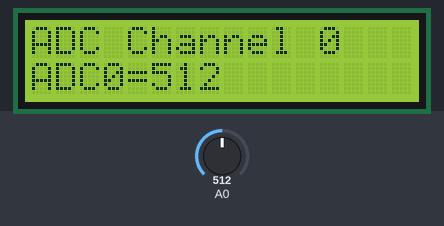
Recording of a sketch running on a simulated Arduino Uno, built with avr-gcc and run on an emulated ATmega328P. Shown: 16×2 character LCD. Inputs (shaded band) come from the test bench; at power-on: A0 = 512.

Above: at 1.2 s.
1.3 s: A0 set to 716
At 2.9 s:
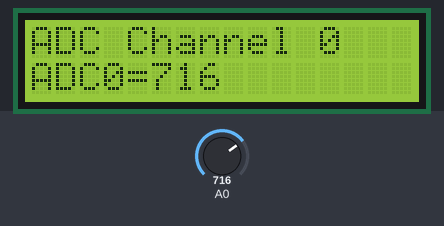
3.5 s: A0 set to 900
At 4.5 s:
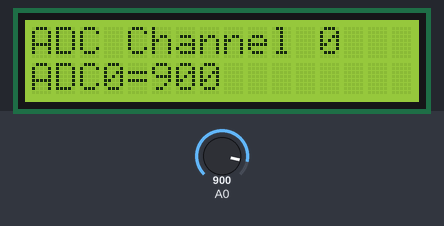
5.5 s: A0 set to 1023
At 7.3 s:
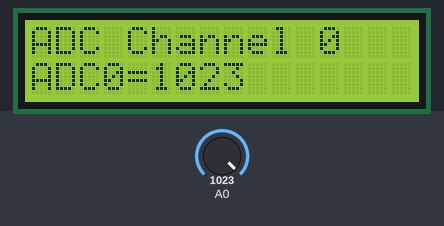
Timing chart, 0 to 8.8 s (numbered marks = the images above; inputs shaded):
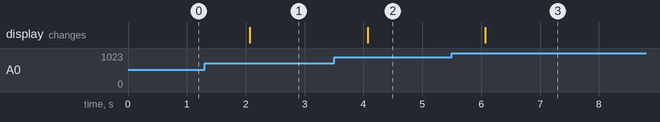

Measured:
- after the input at 1.3 s, the display: changes after 0.77 s (image 1)
- after the input at 3.5 s, the display: changes after 0.57 s (image 2)
- after the input at 5.5 s, the display: changes after 0.57 s (image 3)

The sketch:

UjiInputAnalog.ino
```cpp
#include <LiquidCrystal.h>

LiquidCrystal lcd(2, 3, 4, 5, 6, 7);

int adc0;

void setup() {
  lcd.begin(16, 2);
  lcd.print("ADC Channel 0");
  lcd.setCursor(0, 1);
  lcd.print("ADC0=");
}

void loop() {
  adc0 = analogRead(A0);
  lcd.setCursor(5, 1);
  lcd.print(adc0);
  lcd.print("   ");
  delay(1000);
}
```
